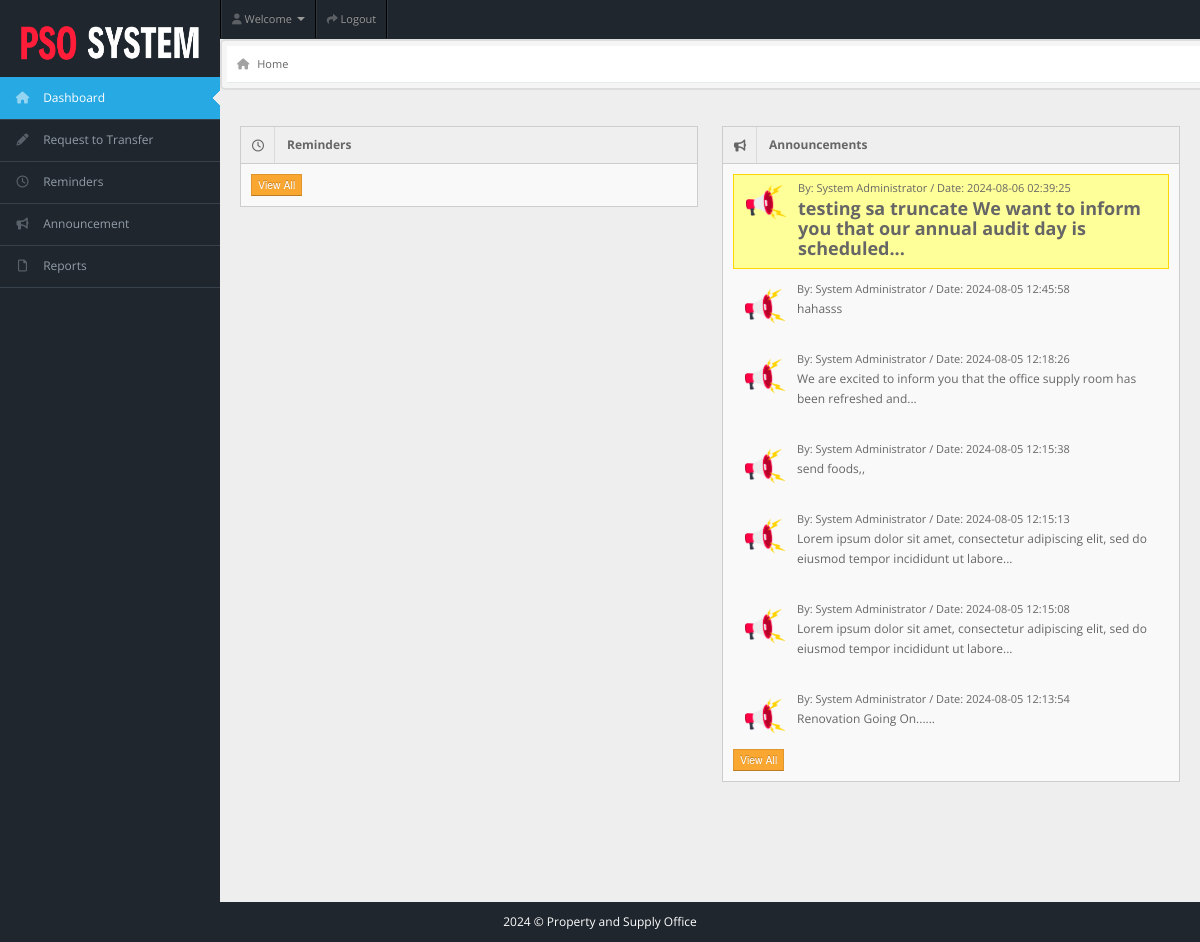
Page /customer/pages/index.php (signed in) on the earlier database version.
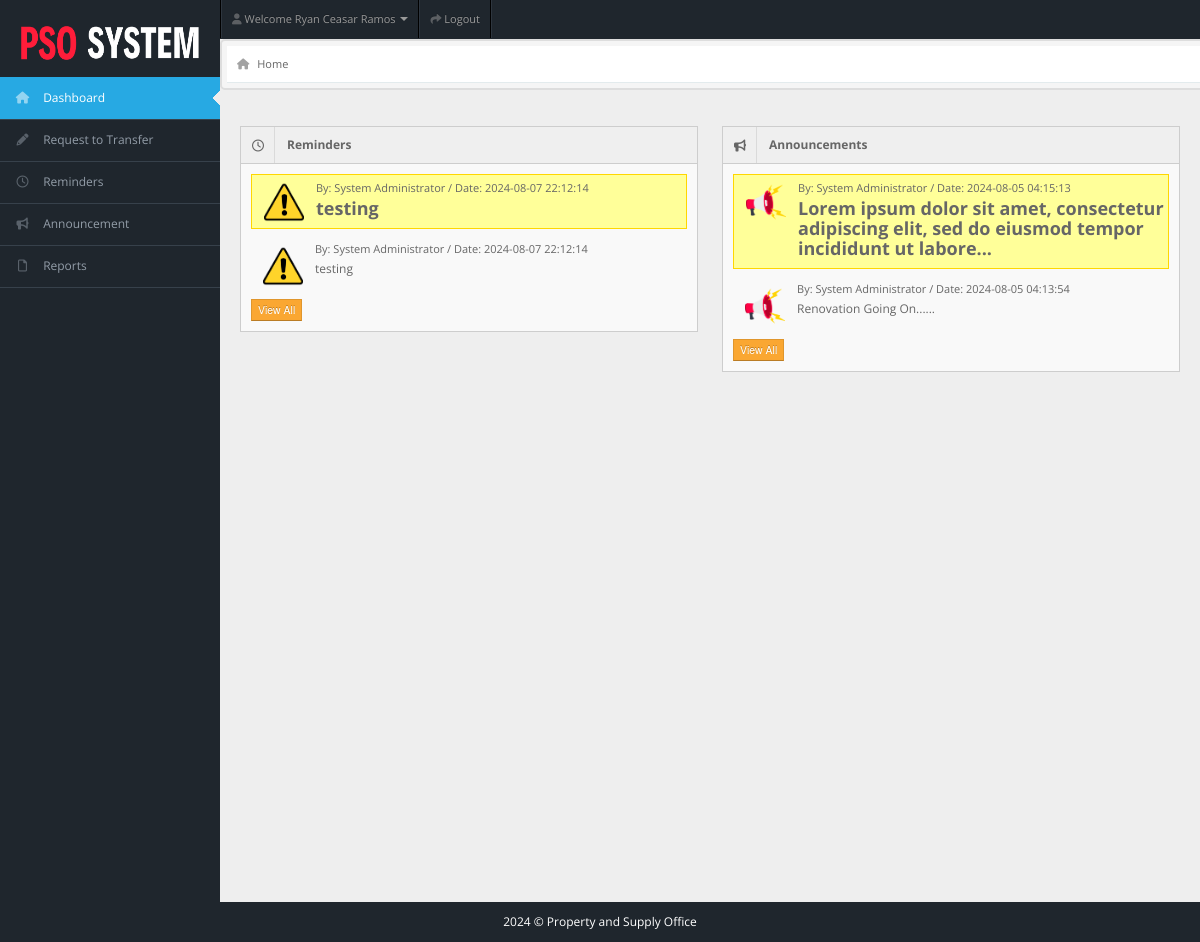
Same page on the later database version.
### tables this page shows
CREATE TABLE IF NOT EXISTS `announcements` (
  `id` int NOT NULL AUTO_INCREMENT,
  `toWho` varchar(255) NOT NULL,
  `subject` varchar(255) NOT NULL,
  `message` varchar(1000) NOT NULL,
  `date` timestamp NOT NULL,
  PRIMARY KEY (`id`)
);

CREATE TABLE IF NOT EXISTS `reminder` (
  `id` int NOT NULL AUTO_INCREMENT,
  `user_id` int NOT NULL,
  `message` text NOT NULL,
  `status` text NOT NULL,
  `date` datetime NOT NULL,
  PRIMARY KEY (`id`),
  KEY `user_id` (`user_id`)
);

### customer/pages/index.php (the view, shortened to what the changed rows need)
<!DOCTYPE html>
<html lang="en">
<head>
  <link rel="stylesheet" href="../css/bootstrap.min.css" />
  <link rel="stylesheet" href="../css/bootstrap-responsive.min.css" />
  <link rel="stylesheet" href="../css/fullcalendar.css" />
  <link rel="stylesheet" href="../css/matrix-style.css" />
  <link rel="stylesheet" href="../css/matrix-media.css" />
  <link href="../font-awesome/css/font-awesome.css" rel="stylesheet" />
  <link rel="stylesheet" href="https://cdnjs.cloudflare.com/ajax/libs/font-awesome/6.0.0-beta3/css/all.min.css">
  <link rel="stylesheet" href="../css/jquery.gritter.css" />
</head>
<body>
  <?php include '../includes/topheader.php' ?>
  <div id="content">
    <div class="container-fluid">
      <div class="row-fluid">
        <div class="span6">
          <div class="widget-box">
            <div class="widget-content nopadding collapse in">
              <ul class="recent-posts">
                <li>
                  <?php
                  include "dbcon.php";
                  $one_week_ago = date('Y-m-d', strtotime('-1 week'));
                  $qry = "SELECT * FROM reminder WHERE date >= '$one_week_ago' ORDER BY date DESC";
                  $result = mysqli_query($con, $qry);
                  $count = 0;
                  while ($row = mysqli_fetch_array($result)) {
                    $count++;
                    $class = ($count == 1) ? 'highlight' : '';
                    echo "<div class='article-post $class'>";
                    $messageStyle = ($class == 'highlight') ? 'font-weight: bold;' : '';
                    echo "<div class='user-thumb'>";
                    echo "<img class='img-responsive zoom-img' width='50' height='50' alt='Alert' src='../img/icons/reminder.png'> ";
                    echo "</div>";
                    echo "<div>";
                    echo "<span class='user-info'> By: System Administrator / Date: " . $row['date'] . " </span>";
                    echo "<p><a href='#' style='$messageStyle'>" . $row['message'] . "</a> </p>";
                    echo "</div>";
                    echo "</div>";
                  }
                  ?>
                </li>
              </ul>
            </div>
          </div>
        </div>
        <div class="span6">
          <div class="widget-box">
            <div class="widget-content nopadding collapse in">
              <ul class="recent-posts">
                <li>
                  <?php
                  include "dbcon.php";
                  $one_week_ago = date('Y-m-d', strtotime('-1 week'));
                  $qry = "SELECT * FROM announcements WHERE  date >= '$one_week_ago' AND (toWho = 'User' OR toWho = 'All') ORDER BY date DESC";
                  $result = mysqli_query($con, $qry);
                  $count = 0;
                  while ($row = mysqli_fetch_array($result)) {
                    $count++;
                    $class = ($count == 1) ? 'highlight' : '';
                    echo "<div class='article-post $class'>";
                    $messageStyle = ($class == 'highlight') ? 'font-weight: bold;' : '';
                    $message = implode(' ', array_slice(explode(' ', $row['message']), 0, 15));
                    $message = strlen($row['message']) > 15 ? $message . "..." : $message;
                    echo "<div class='user-thumb' style='float: left; margin-right: 10px;'>";
                    echo "<img class='img-responsive zoom-img' width='50' height='50' alt='Alert' src='../img/icons/announcement.png'> ";
                    echo "</div>";
                    echo "<div style='overflow: hidden;'>";
                    echo "<span class='user-info'> By: System Administrator / Date: " . $row['date'] . " </span>";
                    echo "<p><a href='#' style='$messageStyle'>" . $message . "</a> </p>";
                    echo "</div>";
                    echo "</div>";
                  }
                  ?>
                </li>
              </ul>
            </div>
          </div>
        </div>
      </div>
    </div>
  </div>
</body>
</html>

### customer/includes/topheader.php (shortened to what the changed rows need)
<?php
$user_name = '';
if (isset($_SESSION['fullname'])) {
  $user_name = $_SESSION['fullname'];
}
?>
<div id="user-nav" class="navbar navbar-inverse">
  <ul class="nav right">
    <li class="dropdown" id="profile-messages">
      <a title="" href="#" data-toggle="dropdown" data-target="#profile-messages" class="dropdown-toggle">
        <i class="icon icon-user"></i> <span class="text"> Welcome <?php echo htmlspecialchars($user_name); ?></span> <b class="caret"></b>
      </a>
    </li>
  </ul>
</div>

Differences in the rows shown:
removed announcements: date "2024-08-06 02:39:25", message "testing sa truncate We want to inform you that our annual audit day is scheduled..."
removed announcements: date "2024-08-05 12:45:58", message "hahasss"
removed announcements: date "2024-08-05 12:18:26", message "We are excited to inform you that the office supply room has been refreshed and..."
removed announcements: date "2024-08-05 12:15:38", message "send foods,,"
removed announcements: date "2024-08-05 12:15:13", message "Lorem ipsum dolor sit amet, consectetur adipiscing elit, sed do eiusmod tempor incididunt ut labore..."
removed announcements: date "2024-08-05 12:15:08", message "Lorem ipsum dolor sit amet, consectetur adipiscing elit, sed do eiusmod tempor incididunt ut labore..."
removed announcements: date "2024-08-05 12:13:54", message "Renovation Going On......"
added reminder: date "2024-08-07 22:12:14", message "testing"
added reminder: date "2024-08-07 22:12:14", message "testing"
added announcements: date "2024-08-05 04:15:13", message "Lorem ipsum dolor sit amet, consectetur adipiscing elit, sed do eiusmod tempor incididunt ut labore..."
added announcements: date "2024-08-05 04:13:54", message "Renovation Going On......"
Other differences:
$user_name: (not shown) → "Ryan Ceasar Ramos"
